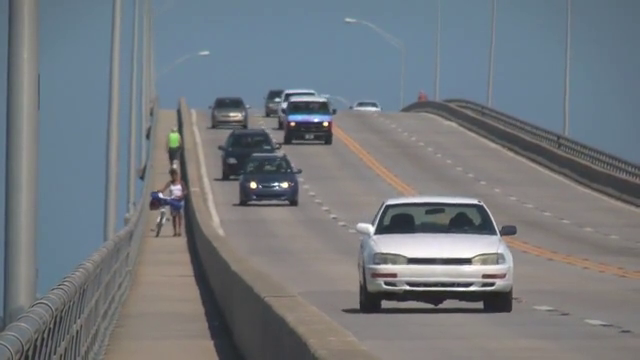
#> input picture frame 91 of videos/slow_traffic_small.mp4, 640 x 360 px, given in place of video.mp4, which was not available
$ python diff.py   (older library calls are emulated)
#> lines starting #> are read from the running program, lines starting #| are printed output that depends on the picture; pictures that were not available may be replaced by others from this repository, and a replacement may not be noted
import cv2
import numpy as np


def is_blurry(image, threshold=100):
    """
    Determine if the image is blurry based on the variance of the Laplacian.

    Parameters:
    - image_path (str): Path to the image.
    - threshold (float): Variance threshold below which the image is considered blurry.

    Returns:
    - bool: True if the image is blurry, False otherwise.
    """

    laplacian_var = cv2.Laplacian(image, cv2.CV_64F).var()
    return laplacian_var < threshold, laplacian_var


frame_index = 0
w = 1920
h = 1080

threshold = 8

clahe = cv2.createCLAHE(clipLimit=1.0, tileGridSize=(8, 8))


# Load the video
cap = cv2.VideoCapture(
    '/media/behnam/behnam/Flights/20230814_Flybotix_Parking/004/recording_0/RGB/video.mp4')


path = "/media/behnam/behnam/Flights/tmp/"
print(f"number of frames:  ", cap.get(cv2.CAP_PROP_FRAME_COUNT))
print(f"frame rate: ", cap.get(cv2.CAP_PROP_FPS))
print(f"resolution is:  ", cap.get(
    cv2.CAP_PROP_FRAME_WIDTH),     cap.get(cv2.CAP_PROP_FRAME_HEIGHT))

cap.set(cv2.CAP_PROP_FRAME_WIDTH, w)
cap.set(cv2.CAP_PROP_FRAME_HEIGHT, h)


# Read the first frame
ret, prev_frame = cap.read()
#> prev_frame is the input picture: shape (360, 640, 3); mean B, G, R 126.6, 121.2, 115.7


prev_frame = cv2.resize(prev_frame, (w, h))
#> prev_frame: shape (1080, 1920, 3)

if not ret:
    print("Error reading the video.")
    exit()

while True:
    # Read the next frame
    ret, frame = cap.read()
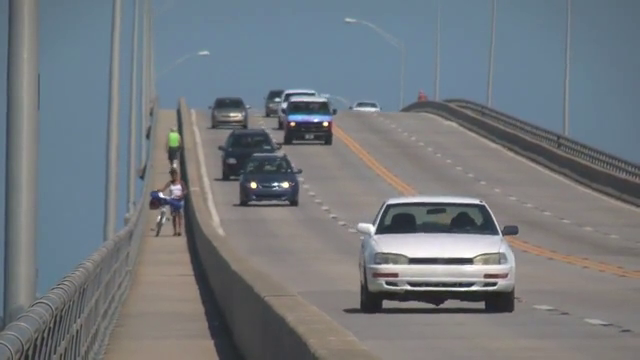
#> input picture frame 92 of videos/slow_traffic_small.mp4, 640 x 360 px, given in place of video.mp4, which was not available
#> frame is the input picture: shape (360, 640, 3); mean B, G, R 126.3, 121.1, 115.4

    # print(cap.get(cv2.CAP_PROP_POS_MSEC))

    frame = cv2.resize(frame, (w, h))
#> frame: shape (1080, 1920, 3)

    if not ret:
        break

    # Compute the absolute difference between the current and the previous frame
    diff = cv2.absdiff(prev_frame, frame)
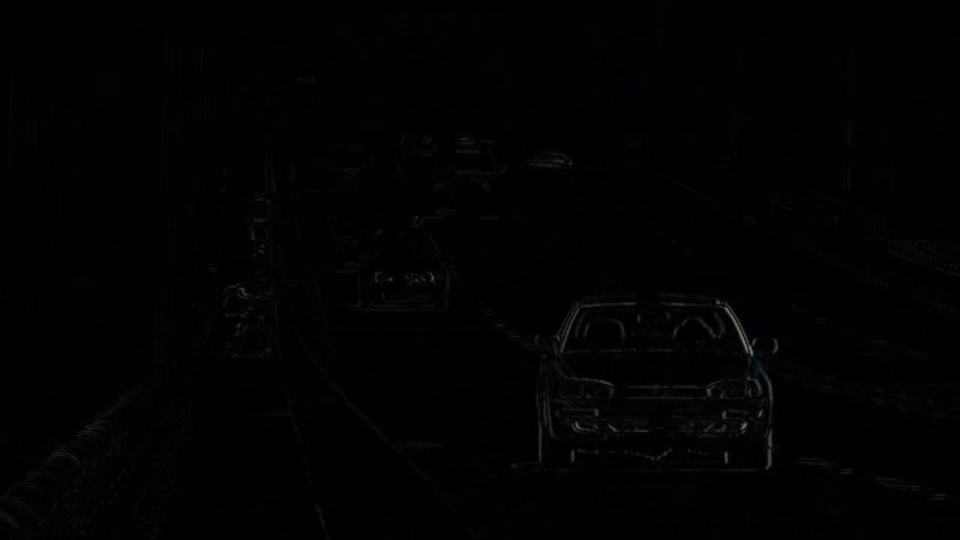
#> diff: shape (1080, 1920, 3) (shown at 1/2 size); mean B, G, R 1.4, 1.3, 1.3

    # Convert the difference to grayscale
    gray_diff = cv2.cvtColor(diff, cv2.COLOR_BGR2GRAY)

    # Compute the score as the mean of the differences
    score = np.mean(gray_diff)
#> score = 1.3

    # print(f"Change Score: {score}")

    # font
    font = cv2.FONT_HERSHEY_SIMPLEX

    # org
    org = (00, 100)

    # fontScale
    fontScale = 2

    # Red color in BGR
    color = (255, 255, 255)

    # Line thickness of 2 px
    thickness = 2

    gray_diff = cv2.putText(gray_diff, str(score), org, font,
                            fontScale, color, thickness, cv2.LINE_AA)
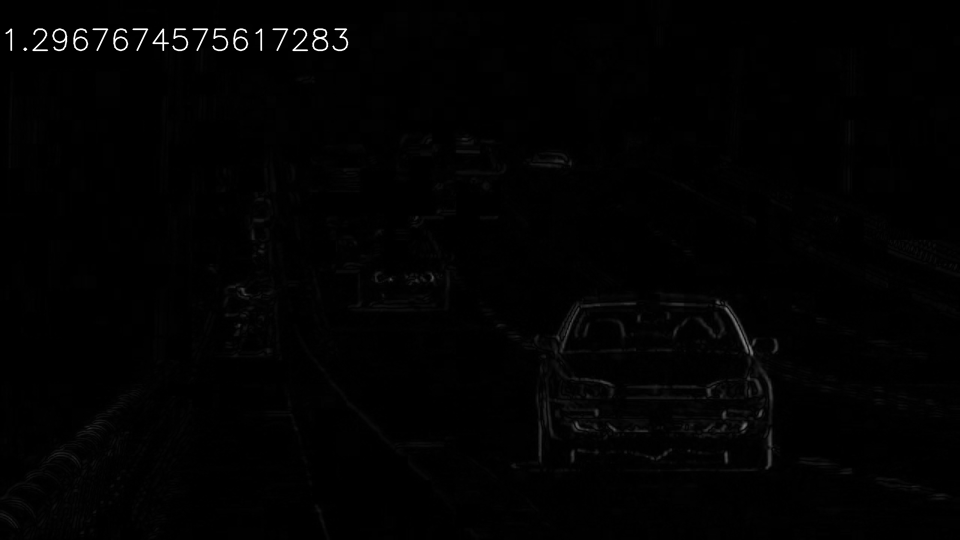
#> gray_diff: shape (1080, 1920) (shown at 1/2 size); min 0, max 255, mean 2

    # Display the difference for visualization
    cv2.imshow('Difference', gray_diff)
    frame_id = cap.get(cv2.CAP_PROP_POS_FRAMES)
    if (score > threshold):
        gray_image = cv2.cvtColor(prev_frame, cv2.COLOR_BGR2GRAY)
        image_clahe = clahe.apply(gray_image)

        # cv2.imwrite(path+str(frame_id)+".png", image_clahe)
        blur, val = is_blurry(image_clahe, threshold=200)

        if (not blur):
            file_extension = ".png"
            new_file_name = f"{frame_index:05d}{file_extension}"
            cv2.imwrite(path+new_file_name, image_clahe)
            frame_index = frame_index+1
        else:
            print(f"The image is blurry: ", val)

    # Use the current frame as the previous frame for the next iteration
    prev_frame = frame.copy()

    # Exit if 'q' key is pressed
    if cv2.waitKey(30) & 0xFF == ord('q'):
#> (key q is pressed here)
        break

cap.release()
cv2.destroyAllWindows()

$ run again, starting later in the video
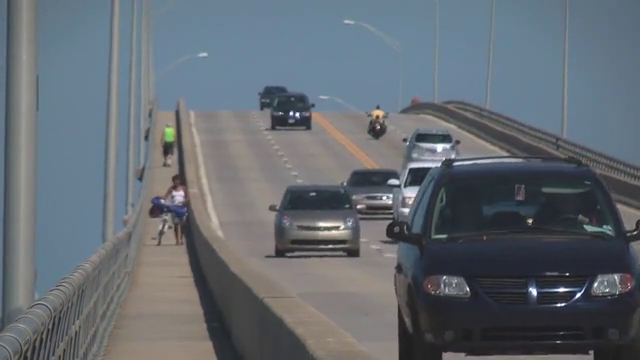
#> input picture frame 411 of videos/slow_traffic_small.mp4, 640 x 360 px, given in place of video.mp4, which was not available
#> prev_frame is the input picture: shape (360, 640, 3); mean B, G, R 113.8, 106.6, 99.3
#> prev_frame: shape (1080, 1920, 3)
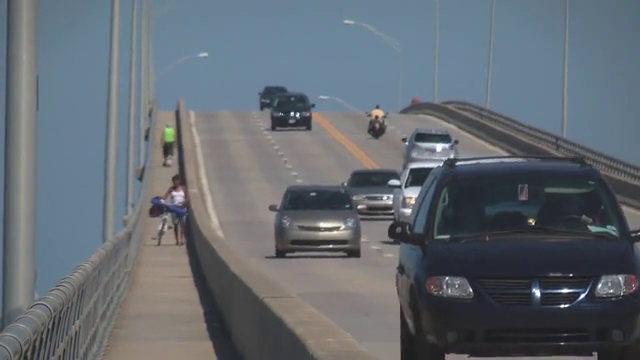
#> input picture frame 412 of videos/slow_traffic_small.mp4, 640 x 360 px, given in place of video.mp4, which was not available
#> frame is the input picture: shape (360, 640, 3); mean B, G, R 113.7, 106.5, 99.2
#> frame: shape (1080, 1920, 3)
#> score = 2.19
#> `gray_diff = cv2.putText(gray_diff, str(score), org, font, fontScale, c..`:
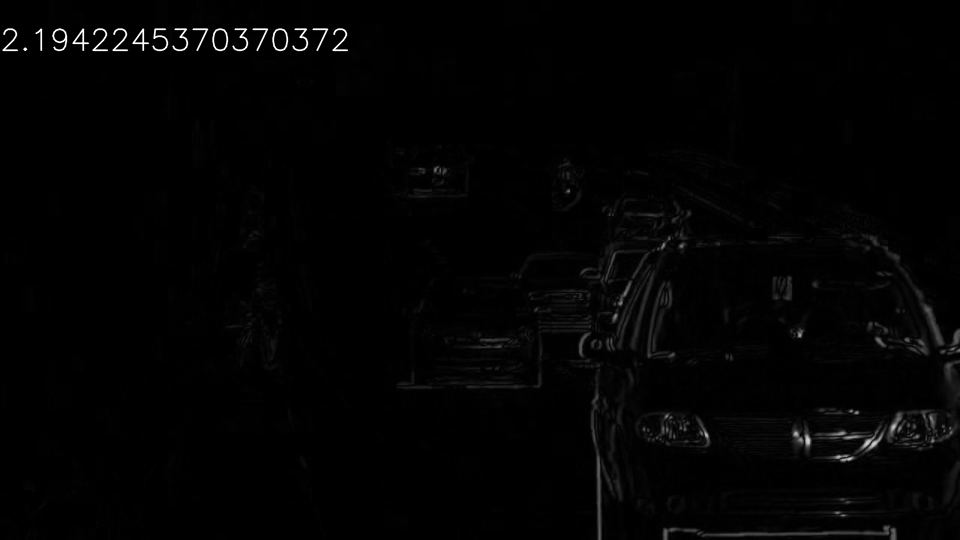
#> gray_diff: shape (1080, 1920) (shown at 1/2 size); min 0, max 255, mean 2.9

$ run again, starting later in the video
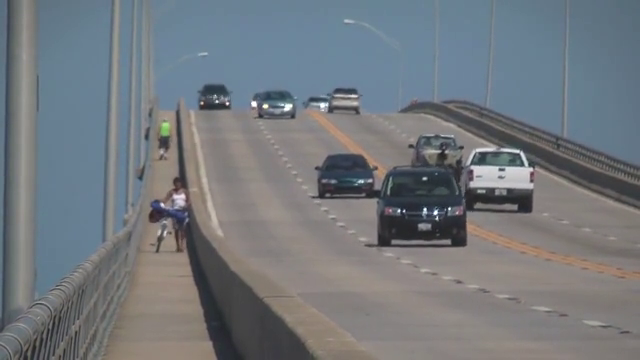
#> input picture frame 731 of videos/slow_traffic_small.mp4, 640 x 360 px, given in place of video.mp4, which was not available
#> prev_frame is the input picture: shape (360, 640, 3); mean B, G, R 125.5, 120.3, 115.1
#> prev_frame: shape (1080, 1920, 3)
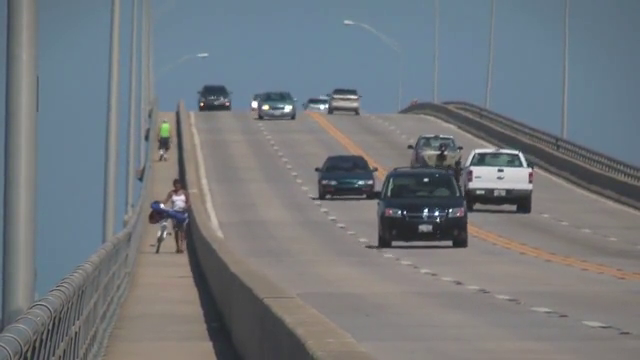
#> input picture frame 732 of videos/slow_traffic_small.mp4, 640 x 360 px, given in place of video.mp4, which was not available
#> frame is the input picture: shape (360, 640, 3); mean B, G, R 125.3, 120.4, 114.9
#> frame: shape (1080, 1920, 3)
#> score = 2.45
#> `gray_diff = cv2.putText(gray_diff, str(score), org, font, fontScale, c..`:
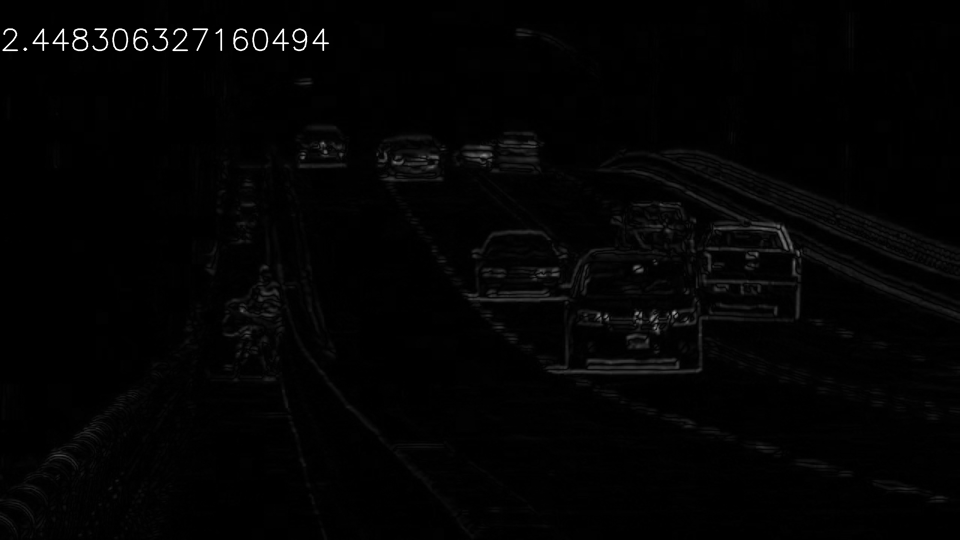
#> gray_diff: shape (1080, 1920) (shown at 1/2 size); min 0, max 255, mean 3.2
